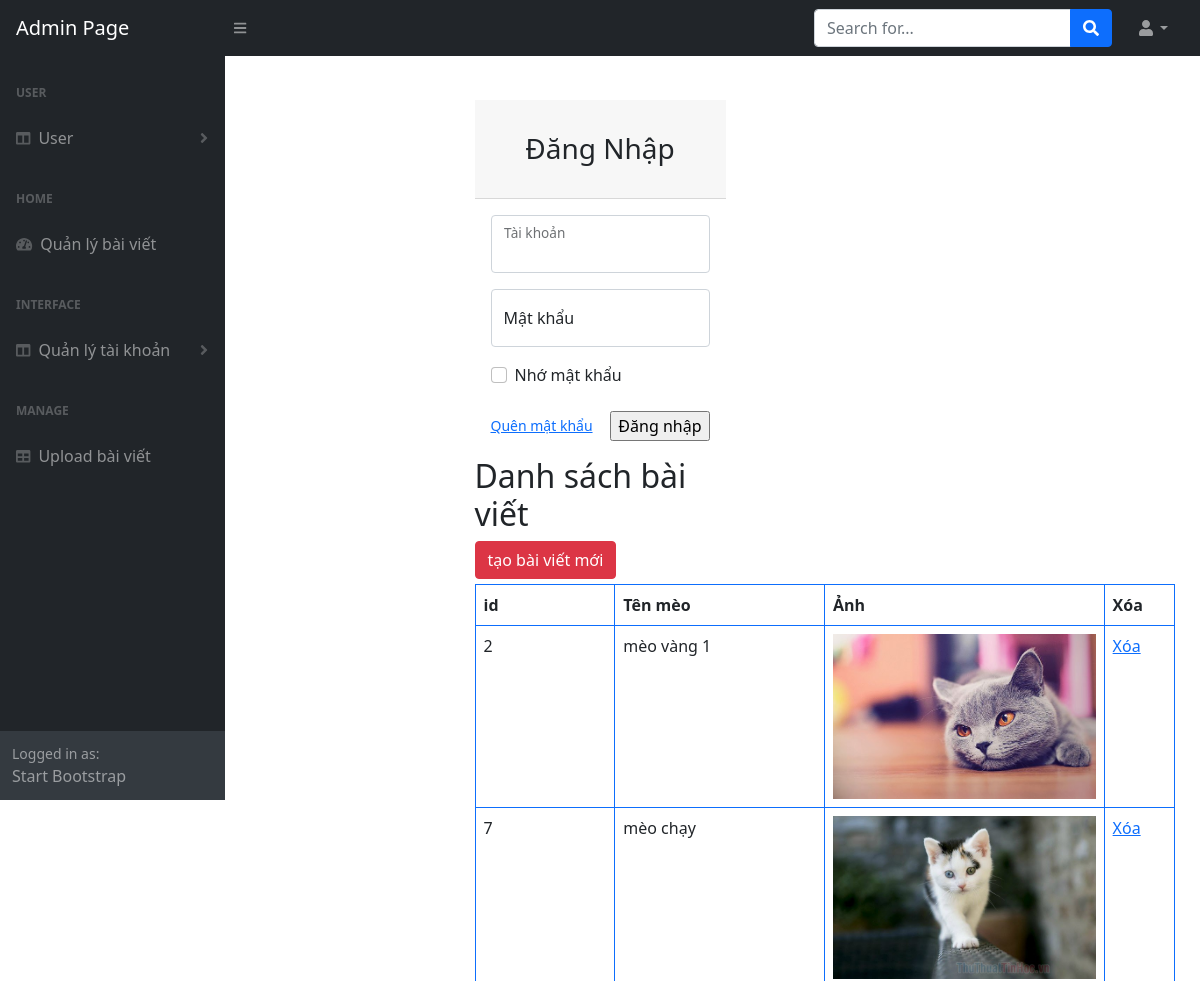
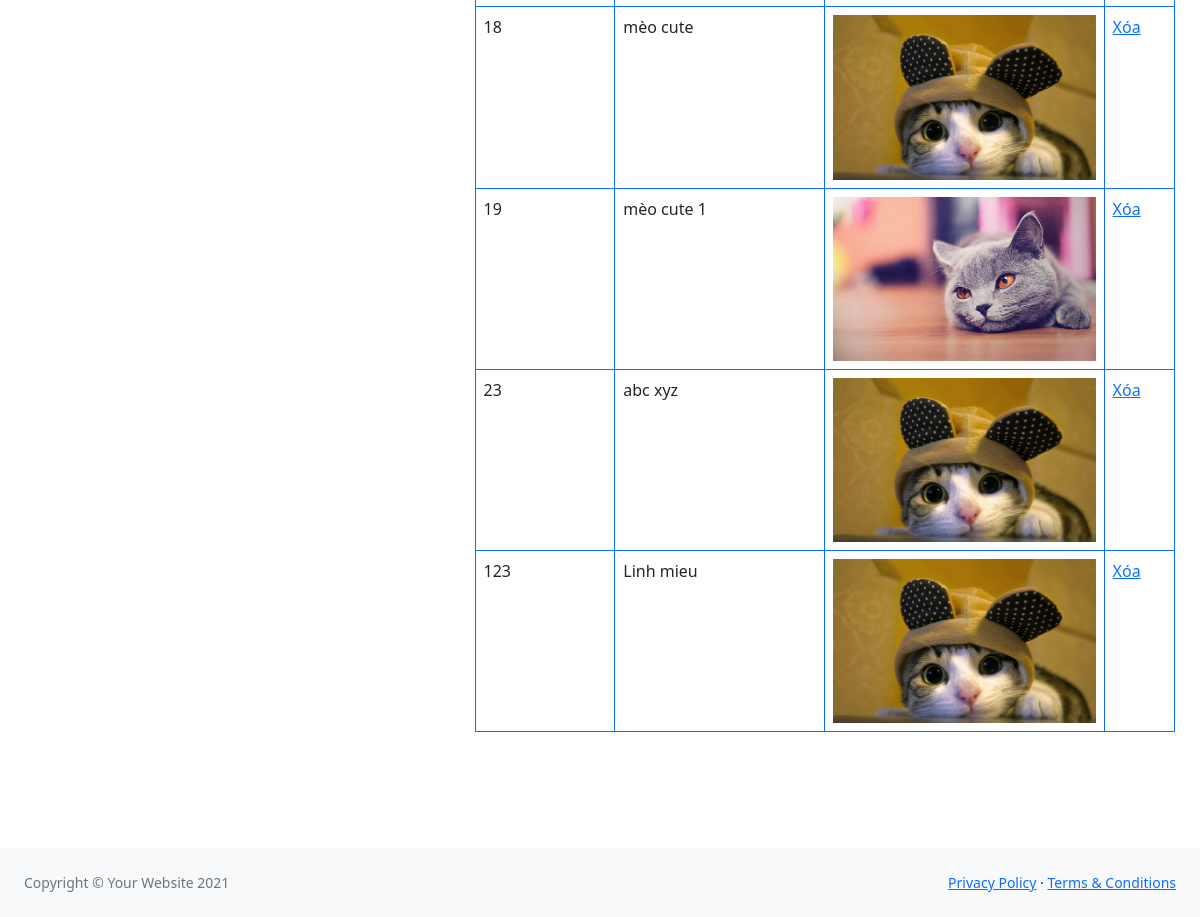
Page /PHP/pagead/list_content.php on the committed database (2 pictures, top to bottom).
### tables this page shows
CREATE TABLE `content` (
  `mssv` int(11) NOT NULL,
  `hoten` varchar(200) NOT NULL,
  `hinhanh` varchar(200) NOT NULL
);

### PHP/pagead/list_content.php (the view, shortened to what this page needs)
<!DOCTYPE html>
<html lang="en">
    <head>
        <link href="https://cdn.jsdelivr.net/npm/simple-datatables@latest/dist/style.css" rel="stylesheet" />
        <link href="css/styles.css" rel="stylesheet" />
    </head>
    <body class="sb-nav-fixed">
    <?
    include './connect_db.php';
    ?>
    <div id="layoutAuthentication">
            <div id="layoutAuthentication_content">
                <main>
                    <div class="container">
                        <div class="row justify-content-center">
                            <div class="col-lg-5">
                                <div class="" style="padding: 100px">
                                <?php
                                    include './connect_db.php';
                                            ?>
                                    <?php if (empty($_SESSION['current_user'])) { ?>
                                    <div class="card-header"><h3 class="text-center font-weight-light my-4">Đăng Nhập</h3></div>
                                    <div class="card-body">
                                        <form action="./index.php" method="Post" autocomplete="off">
                                            <div class="form-floating mb-3">
                                                <input class="form-control" type="text" name="username" />
                                                <label>Tài khoản</label>
                                            </div>
                                            <div class="form-floating mb-3">
                                                <input class="form-control" type="password" placeholder="Password" name="password" />
                                                <label>Mật khẩu</label>
                                            </div>
                                            <div class="form-check mb-3">
                                                <input class="form-check-input" id="inputRememberPassword" type="checkbox" value="" />
                                                <label class="form-check-label" for="inputRememberPassword">Nhớ mật khẩu</label>
                                            </div>
                                            <div class="d-flex align-items-center justify-content-between mt-4 mb-0">
                                                <a class="small" href="password.html">Quên mật khẩu</a>
                                                <input type="submit" value="Đăng nhập">
                                            </div>
                                        </form>
                                    </div>
                                    <?php } ?>
                                    <?
    include './connect_db.php';
    $result = mysqli_query($con, "SELECT * FROM content");
    ?>
     <div id="user-info">
            <h2 class="justify-content-center">Danh sách bài viết</h2>
            <a href="./upload.php" class="btn btn-danger" style="margin-bottom: 5px;">tạo bài viết mới</a>
            <table class="table table-bordered border-primary" style="width:700px;">
                <tr>
                    <th>id</th>
                    <th>Tên mèo</th>
                    <th>Ảnh</th>
                    <th>Xóa</th>
                </tr>
                <?php
                    while ($row = mysqli_fetch_array($result)){
                ?>
                <tr>
                    <td width="20%"><?= $row['mssv'] ?></td>
                    <td width="30%"><?= $row['hoten'] ?></td>
                    <td><img class="img-fluid" src="<?= $row['hinhanh'] ?>"></td>
                    <td width="10%"><a href="delete_ct.php?mssv= <?= $row['mssv'] ?>">Xóa</a></td>
                </tr>
                <?php } ?>
            </table>
        </div>
                                </div>
                            </div>
                        </div>
                    </div>
                </main>
            </div>
            <div id="layoutAuthentication_footer">
                <footer class="py-4 bg-light mt-auto">
                    <div class="container-fluid px-4">
                        <div class="d-flex align-items-center justify-content-between small">
                            <div class="text-muted">Copyright &copy; Your Website 2021</div>
                            <div>
                                <a href="#">Privacy Policy</a>
                                &middot;
                                <a href="#">Terms &amp; Conditions</a>
                            </div>
                        </div>
                    </div>
                </footer>
            </div>
        </div>
        <nav class="sb-topnav navbar navbar-expand navbar-dark bg-dark">
            <a class="navbar-brand ps-3" href="index.php">Admin Page</a>
            <button class="btn btn-link btn-sm order-1 order-lg-0 me-4 me-lg-0" id="sidebarToggle" href="#!"><i class="fas fa-bars"></i></button>
            <form class="d-none d-md-inline-block form-inline ms-auto me-0 me-md-3 my-2 my-md-0">
                <div class="input-group">
                    <input class="form-control" type="text" placeholder="Search for..." aria-label="Search for..." aria-describedby="btnNavbarSearch" />
                    <button class="btn btn-primary" id="btnNavbarSearch" type="button"><i class="fas fa-search"></i></button>
                </div>
            </form>
            <ul class="navbar-nav ms-auto ms-md-0 me-3 me-lg-4">
                <li class="nav-item dropdown">
                    <a class="nav-link dropdown-toggle" id="navbarDropdown" href="#" role="button" data-bs-toggle="dropdown" aria-expanded="false"><i class="fas fa-user fa-fw"></i></a>
                </li>
            </ul>
        </nav>
        <div id="layoutSidenav">
            <div id="layoutSidenav_nav">
                <nav class="sb-sidenav accordion sb-sidenav-dark" id="sidenavAccordion">
                    <div class="sb-sidenav-menu">
                        <div class="nav">
                            <div class="sb-sidenav-menu-heading">User</div>
                            <?php if (empty($_SESSION['current_user'])) { ?>
                            <a class="nav-link collapsed" href="#" data-bs-toggle="collapse" data-bs-target="#collapseLayouts1" aria-expanded="false" aria-controls="collapseLayouts1">
                                <div class="sb-nav-link-icon"><i class="fas fa-columns"></i></div>
                                User
                                <div class="sb-sidenav-collapse-arrow"><i class="fas fa-angle-down"></i></div>
                            </a>
                            <?php } ?>
                            <div class="sb-sidenav-menu-heading">Home</div>
                            <a class="nav-link" href="list_content.php">
                                <div class="sb-nav-link-icon"><i class="fas fa-tachometer-alt"></i></div>
                                Quản lý bài viết
                            </a>
                            <div class="sb-sidenav-menu-heading">Interface</div>
                            <a class="nav-link collapsed" href="#" data-bs-toggle="collapse" data-bs-target="#collapseLayouts" aria-expanded="false" aria-controls="collapseLayouts">
                                <div class="sb-nav-link-icon"><i class="fas fa-columns"></i></div>
                                Quản lý tài khoản
                                <div class="sb-sidenav-collapse-arrow"><i class="fas fa-angle-down"></i></div>
                            </a>
                            <div class="sb-sidenav-menu-heading">Manage</div>
                            <a class="nav-link" href="upload.php">
                                <div class="sb-nav-link-icon"><i class="fas fa-table"></i></div>
                                Upload bài viết
                            </a>
                        </div>
                    </div>
                    <div class="sb-sidenav-footer">
                        <div class="small">Logged in as:</div>
                        Start Bootstrap
                    </div>
                </nav>
            </div>
        </div>
    </body>
</html>

### rows in the picture
content: mssv "2", hoten "mèo vàng 1", hinhanh (picture)
content: mssv "7", hoten "mèo chạy", hinhanh (picture)
content: mssv "18", hoten "mèo cute", hinhanh (picture)
content: mssv "19", hoten "mèo cute 1", hinhanh (picture)
content: mssv "23", hoten "abc xyz", hinhanh (picture)
content: mssv "123", hoten "Linh mieu", hinhanh (picture)
